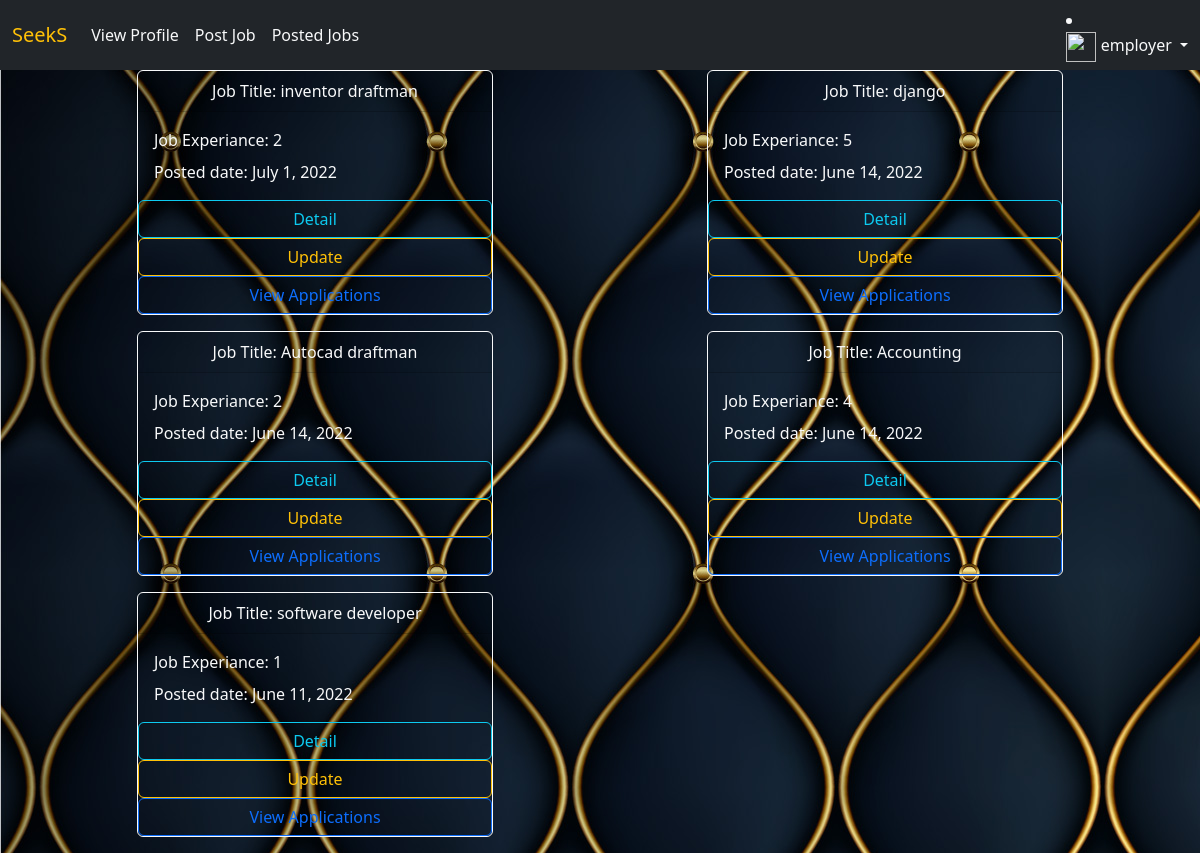
The app's page /employer/jobs/all (signed in) with its own data.
### users/models.py (models this page shows, shortened)
class User(AbstractUser):
    phone=models.CharField(max_length=12)
    options=(
        ("employer","employer"),
        ("candidate","candidate")
    )
    role=models.CharField(max_length=12,choices=options,default="candidate")

### employer/models.py (models this page shows, shortened)
class Jobs(models.Model):
    posted_by=models.ForeignKey(User,on_delete=models.CASCADE,related_name="company")
    job_title=models.CharField(max_length=120)
    job_description=models.TextField()
    role=models.CharField(max_length=120)
    experience=models.PositiveIntegerField(default=0)
    location=models.CharField(max_length=120)
    salary=models.PositiveIntegerField()
    created_date=models.DateField(auto_now_add=True)
    last_date=models.DateField(null=True)
    qulaification=models.CharField(max_length=120,null=True)

### employer/views.py (the view)
# urls.py: path("jobs/all",views.EmployerJobListView.as_view(),name="emp-listjob"),
@method_decorator(signin_required,name='dispatch')
class EmployerJobListView(ListView):
    model = Jobs
    context_object_name = "jobs"
    template_name = "emp-joblist.html"
    def get_queryset(self):
        return Jobs.objects.filter(posted_by=self.request.user).order_by('-created_date')

### employer/templates/emp-joblist.html
{%extends 'emp-base.html'%}
{%block body_block%}
<div class="container">
    <div class="row">
        {%for job in jobs%}
        <div class="col-1"></div>
        <div class="col-4">
            <div class="card border-light bg-transparent mb-3" style="max-width: 30rem;">
                <div class="card-header text-light" style="text-align:center">Job Title: {{job.job_title}}</div>
                <div class="card-body text-light">
                    <p class="card-title">Job Experiance: {{job.experience}}</p>
                    <p class="card-text">Posted date: {{job.created_date}}</p>
                </div>
                <a href="{%url 'emp-jobdetail' job.id %}" class="btn btn-outline-info">Detail</a>
                <a href="{%url 'emp-jobupdate' job.id %}" class="btn btn-outline-warning">Update</a>
                <a href="{%url 'applied-cand' job.id %}" class="btn btn-outline-primary">View Applications</a>
            </div>
        </div>
        <div class="col-1"></div>
        {%endfor%}
    </div>
</div>
{%endblock%}

### employer/templates/emp-base.html (shortened to what this page needs)
{% load static %}
<!DOCTYPE html>
<html lang="en">
<head>
    <link href="https://cdn.jsdelivr.net/npm/bootstrap@5.2.0-beta1/dist/css/bootstrap.min.css" rel="stylesheet"
>
</head>
<body style="background-image:url({% static '/images/design.jpg' %});">
<nav class="navbar navbar-expand-lg bg-dark text-light">
    <div class="container-fluid">
        <a class="navbar-brand text-warning" href="{%url 'e-home'%}">SeekS</a>
        <div class="collapse navbar-collapse" id="navbarSupportedContent">
            <ul class="navbar-nav me-auto mb-2 mb-lg-0">
                <li class="nav-item">
                    {%if request.user.employers%}
                    <a class="nav-link active text-light" aria-current="page" href="{%url 'emp-detail' %}">View
                        Profile</a>
                    {%else%}
                    <a class="nav-link active text-light" aria-current="page" href="{%url 'emp-profile' %}">Add
                        Profile</a>
                    {%endif%}
                </li>
                <li class="nav-item">
                    <a class="nav-link active text-light" aria-current="page" href="{%url 'emp-addjob' %}">Post Job</a>
                </li>
                <li class="nav-item">
                    <a class="nav-link active text-light" aria-current="page" href="{%url 'emp-listjob'%}">Posted
                        Jobs</a>
                </li>
            </ul>
            <li class="nav-item dropdown">
                <a class="nav-link dropdown-toggle" href="#" id="navbarDropdown" role="button" data-bs-toggle="dropdown"
                   aria-expanded="false">
                    <img style="width:30px;height:30px;" src="{{request.user.company.profile_pic.url}}" alt="">
                    {{request.user}}
                </a>
            </li>
        </div>
    </div>
</nav>
<div class="container-fluid">
    {%block body_block%}
    {%endblock%}
</div>
</body>
</html>

### records on screen
User: user "employer"
Jobs: job_title "inventor draftman", experience "2", created_date "July 1, 2022"
Jobs: job_title "django", experience "5", created_date "June 14, 2022"
Jobs: job_title "Autocad draftman", experience "2", created_date "June 14, 2022"
Jobs: job_title "Accounting", experience "4", created_date "June 14, 2022"
Jobs: job_title "software developer", experience "1", created_date "June 11, 2022"
